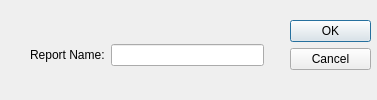
<ui version="4.0" >
 <class>reportToggleDialog</class>
 <widget class="QDialog" name="reportToggleDialog" >
  <property name="geometry" >
   <rect>
    <x>0</x>
    <y>0</y>
    <width>377</width>
    <height>100</height>
   </rect>
  </property>
  <property name="windowTitle" >
   <string>Toggle Report Validity</string>
  </property>
  <widget class="QDialogButtonBox" name="buttonBox" >
   <property name="geometry" >
    <rect>
     <x>290</x>
     <y>20</y>
     <width>81</width>
     <height>241</height>
    </rect>
   </property>
   <property name="orientation" >
    <enum>Qt::Vertical</enum>
   </property>
   <property name="standardButtons" >
    <set>QDialogButtonBox::Cancel|QDialogButtonBox::Ok</set>
   </property>
  </widget>
  <widget class="QWidget" name="layoutWidget" >
   <property name="geometry" >
    <rect>
     <x>30</x>
     <y>40</y>
     <width>234</width>
     <height>30</height>
    </rect>
   </property>
   <layout class="QHBoxLayout" name="horizontalLayout" >
    <item>
     <widget class="QLabel" name="label" >
      <property name="text" >
       <string>Report Name:</string>
      </property>
     </widget>
    </item>
    <item>
     <widget class="QLineEdit" name="lineEdit_ReportName" />
    </item>
   </layout>
  </widget>
  <zorder>buttonBox</zorder>
  <zorder>layoutWidget</zorder>
  <zorder>label</zorder>
 </widget>
 <resources/>
 <connections>
  <connection>
   <sender>buttonBox</sender>
   <signal>accepted()</signal>
   <receiver>reportToggleDialog</receiver>
   <slot>accept()</slot>
   <hints>
    <hint type="sourcelabel" >
     <x>248</x>
     <y>254</y>
    </hint>
    <hint type="destinationlabel" >
     <x>157</x>
     <y>99</y>
    </hint>
   </hints>
  </connection>
  <connection>
   <sender>buttonBox</sender>
   <signal>rejected()</signal>
   <receiver>reportToggleDialog</receiver>
   <slot>reject()</slot>
   <hints>
    <hint type="sourcelabel" >
     <x>316</x>
     <y>260</y>
    </hint>
    <hint type="destinationlabel" >
     <x>286</x>
     <y>99</y>
    </hint>
   </hints>
  </connection>
 </connections>
</ui>
